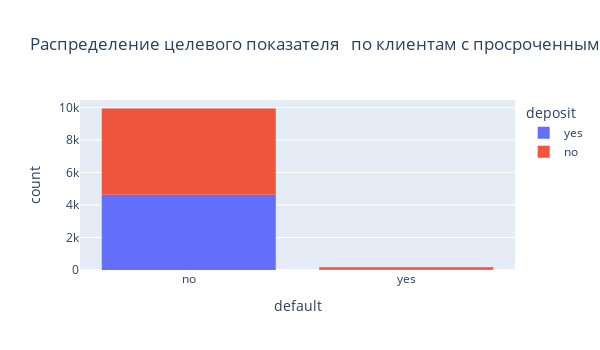
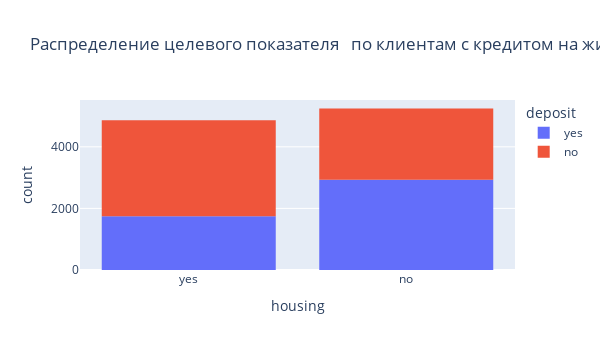
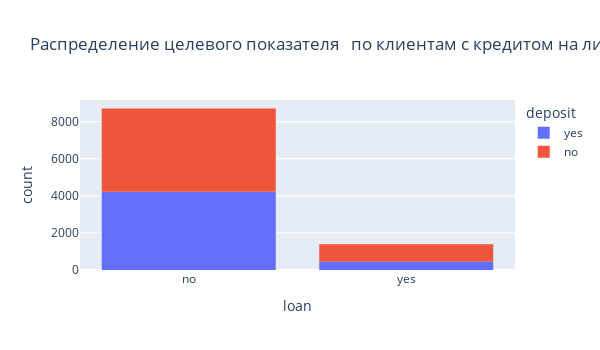
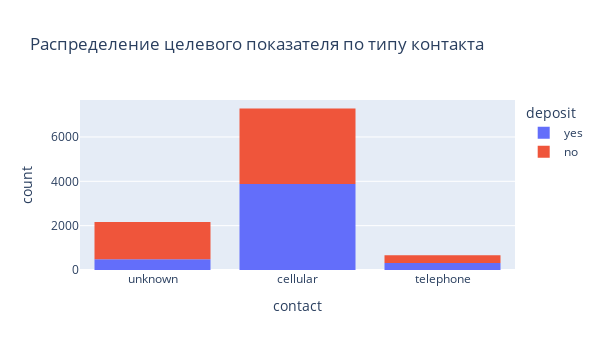

Notebook code cell kept with these figures, in order:
### Code cell
def build_histogram(data, x, color, title):
    fig = px.histogram(
        data_frame = data,
        x = x,
        color = color,
        orientation = 'v',
        height = 350,
        width = 600,
        nbins = 25,
        title = title)
    return fig.show()
build_histogram(df_filtered, 'default', 'deposit', 'Распределение целевого показателя \n по клиентам с просроченным кредитом')
build_histogram(df_filtered, 'housing', 'deposit', 'Распределение целевого показателя \n по клиентам с кредитом на жилье')
build_histogram(df_filtered, 'loan', 'deposit', 'Распределение целевого показателя \n по клиентам с кредитом на личные нужды')
build_histogram(df_filtered, 'contact', 'deposit', 'Распределение целевого показателя по типу контакта')
build_histogram(df_filtered, 'month', 'deposit', 'Распределение целевого показателя по мясяцу контакта')
build_histogram(df_filtered, 'poutcome', 'deposit', 'Распределение целевого показателя по результату прошлой компании')

### Figure 1 — Plotly figure (JSON) as saved in the notebook; plotly's stock layout.template omitted (floating-point values rounded to 4 significant figures; data arrays with more than 128 entries replaced by an {"elided": "..."} marker saying what was removed)
{"data": [{"alignmentgroup": "True", "bingroup": "x", "hovertemplate": "deposit=yes<br>default=%{x}<br>count=%{y}<extra></extra>", "legendgroup": "yes", "marker": {"color": "#636efa", "pattern": {"shape": ""}}, "name": "yes", "nbinsx": 25, "offsetgroup": "yes", "orientation": "v", "showlegend": true, "type": "histogram", "x": {"elided": "4681 str values"}, "xaxis": "x", "yaxis": "y"}, {"alignmentgroup": "True", "bingroup": "x", "hovertemplate": "deposit=no<br>default=%{x}<br>count=%{y}<extra></extra>", "legendgroup": "no", "marker": {"color": "#EF553B", "pattern": {"shape": ""}}, "name": "no", "nbinsx": 25, "offsetgroup": "no", "orientation": "v", "showlegend": true, "type": "histogram", "x": {"elided": "5424 str values"}, "xaxis": "x", "yaxis": "y"}], "layout": {"barmode": "relative", "height": 350, "legend": {"title": {"text": "deposit"}, "tracegroupgap": 0}, "title": {"text": "Распределение целевого показателя \n по клиентам с просроченным кредитом"}, "width": 600, "xaxis": {"anchor": "y", "domain": [0, 1], "title": {"text": "default"}}, "yaxis": {"anchor": "x", "domain": [0, 1], "title": {"text": "count"}}}}

### Figure 2 — Plotly figure (JSON) as saved in the notebook; plotly's stock layout.template omitted (floating-point values rounded to 4 significant figures; data arrays with more than 128 entries replaced by an {"elided": "..."} marker saying what was removed)
{"data": [{"alignmentgroup": "True", "bingroup": "x", "hovertemplate": "deposit=yes<br>housing=%{x}<br>count=%{y}<extra></extra>", "legendgroup": "yes", "marker": {"color": "#636efa", "pattern": {"shape": ""}}, "name": "yes", "nbinsx": 25, "offsetgroup": "yes", "orientation": "v", "showlegend": true, "type": "histogram", "x": {"elided": "4681 str values"}, "xaxis": "x", "yaxis": "y"}, {"alignmentgroup": "True", "bingroup": "x", "hovertemplate": "deposit=no<br>housing=%{x}<br>count=%{y}<extra></extra>", "legendgroup": "no", "marker": {"color": "#EF553B", "pattern": {"shape": ""}}, "name": "no", "nbinsx": 25, "offsetgroup": "no", "orientation": "v", "showlegend": true, "type": "histogram", "x": {"elided": "5424 str values"}, "xaxis": "x", "yaxis": "y"}], "layout": {"barmode": "relative", "height": 350, "legend": {"title": {"text": "deposit"}, "tracegroupgap": 0}, "title": {"text": "Распределение целевого показателя \n по клиентам с кредитом на жилье"}, "width": 600, "xaxis": {"anchor": "y", "domain": [0, 1], "title": {"text": "housing"}}, "yaxis": {"anchor": "x", "domain": [0, 1], "title": {"text": "count"}}}}

### Figure 3 — Plotly figure (JSON) as saved in the notebook; plotly's stock layout.template omitted (floating-point values rounded to 4 significant figures; data arrays with more than 128 entries replaced by an {"elided": "..."} marker saying what was removed)
{"data": [{"alignmentgroup": "True", "bingroup": "x", "hovertemplate": "deposit=yes<br>loan=%{x}<br>count=%{y}<extra></extra>", "legendgroup": "yes", "marker": {"color": "#636efa", "pattern": {"shape": ""}}, "name": "yes", "nbinsx": 25, "offsetgroup": "yes", "orientation": "v", "showlegend": true, "type": "histogram", "x": {"elided": "4681 str values"}, "xaxis": "x", "yaxis": "y"}, {"alignmentgroup": "True", "bingroup": "x", "hovertemplate": "deposit=no<br>loan=%{x}<br>count=%{y}<extra></extra>", "legendgroup": "no", "marker": {"color": "#EF553B", "pattern": {"shape": ""}}, "name": "no", "nbinsx": 25, "offsetgroup": "no", "orientation": "v", "showlegend": true, "type": "histogram", "x": {"elided": "5424 str values"}, "xaxis": "x", "yaxis": "y"}], "layout": {"barmode": "relative", "height": 350, "legend": {"title": {"text": "deposit"}, "tracegroupgap": 0}, "title": {"text": "Распределение целевого показателя \n по клиентам с кредитом на личные нужды"}, "width": 600, "xaxis": {"anchor": "y", "domain": [0, 1], "title": {"text": "loan"}}, "yaxis": {"anchor": "x", "domain": [0, 1], "title": {"text": "count"}}}}

### Figure 4 — Plotly figure (JSON) as saved in the notebook; plotly's stock layout.template omitted (floating-point values rounded to 4 significant figures; data arrays with more than 128 entries replaced by an {"elided": "..."} marker saying what was removed)
{"data": [{"alignmentgroup": "True", "bingroup": "x", "hovertemplate": "deposit=yes<br>contact=%{x}<br>count=%{y}<extra></extra>", "legendgroup": "yes", "marker": {"color": "#636efa", "pattern": {"shape": ""}}, "name": "yes", "nbinsx": 25, "offsetgroup": "yes", "orientation": "v", "showlegend": true, "type": "histogram", "x": {"elided": "4681 str values"}, "xaxis": "x", "yaxis": "y"}, {"alignmentgroup": "True", "bingroup": "x", "hovertemplate": "deposit=no<br>contact=%{x}<br>count=%{y}<extra></extra>", "legendgroup": "no", "marker": {"color": "#EF553B", "pattern": {"shape": ""}}, "name": "no", "nbinsx": 25, "offsetgroup": "no", "orientation": "v", "showlegend": true, "type": "histogram", "x": {"elided": "5424 str values"}, "xaxis": "x", "yaxis": "y"}], "layout": {"barmode": "relative", "height": 350, "legend": {"title": {"text": "deposit"}, "tracegroupgap": 0}, "title": {"text": "Распределение целевого показателя по типу контакта"}, "width": 600, "xaxis": {"anchor": "y", "domain": [0, 1], "title": {"text": "contact"}}, "yaxis": {"anchor": "x", "domain": [0, 1], "title": {"text": "count"}}}}
